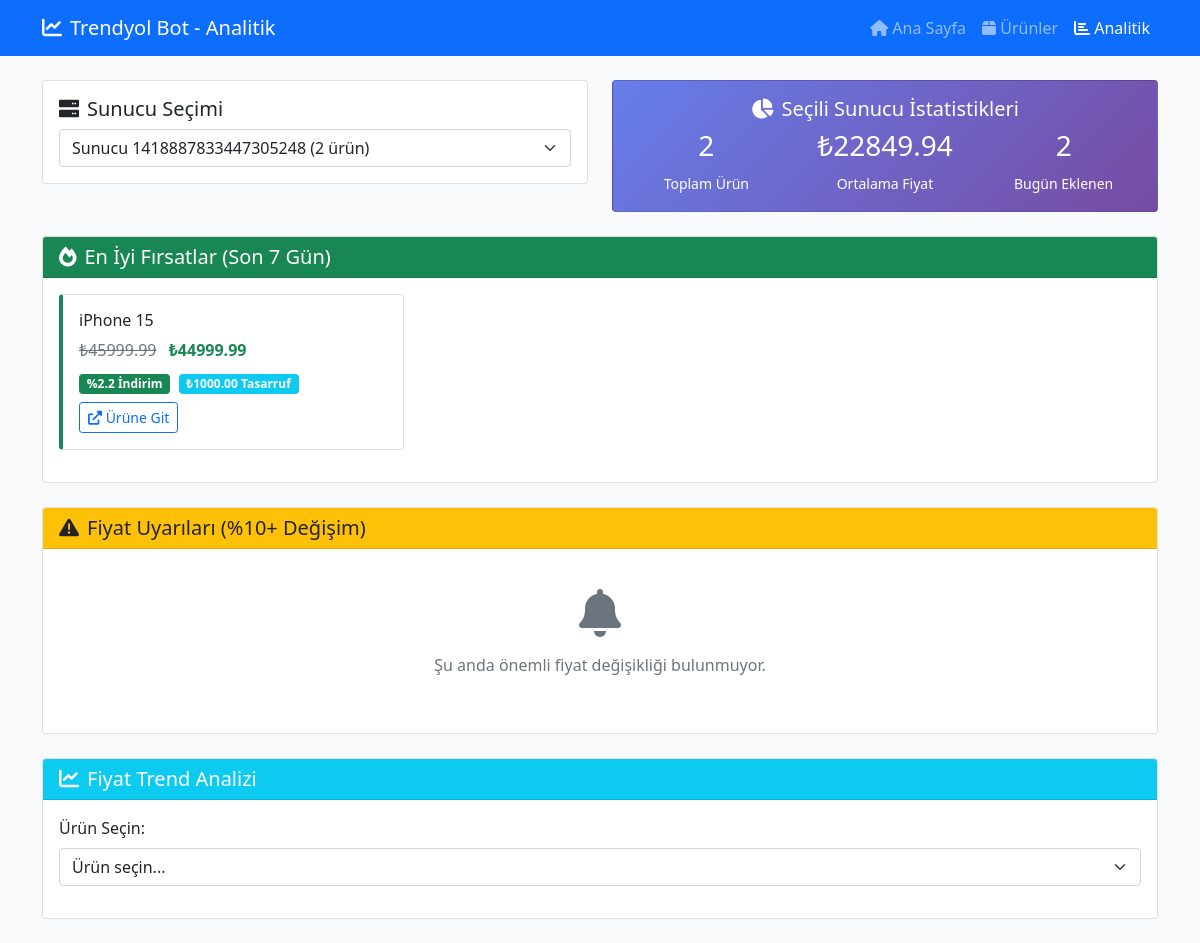
The page /analytics?guild_id=1418887833447305248 on the database its author committed.
### tables this page shows
CREATE TABLE products (
            id INTEGER PRIMARY KEY AUTOINCREMENT,
            product_id TEXT UNIQUE,
            name TEXT,
            url TEXT,
            image_url TEXT,
            current_price REAL,
            original_price REAL,
            added_at TIMESTAMP,
            last_checked TIMESTAMP,
            guild_id TEXT,
            user_id TEXT,
            channel_id TEXT
        );

### web_ui.py (the view)
@app.route('/analytics')
def analytics():
    try:
        db = get_db()
        from price_analyzer import PriceAnalyzer
        analyzer = PriceAnalyzer(db)
        guild_id = request.args.get('guild_id')
        deals = analyzer.get_best_deals(guild_id=guild_id, limit=10)
        alerts = analyzer.get_price_alerts(guild_id=guild_id, threshold=10)
        guild_stats = analyzer.get_guild_statistics(guild_id) if guild_id else {}
        all_guild_stats = db.get_all_guilds_stats()
        db.close()
        return render_template('analytics.html',
                             deals=deals,
                             alerts=alerts,
                             guild_stats=guild_stats,
                             all_guild_stats=all_guild_stats,
                             current_guild=guild_id)
    except Exception as e:
        logger.error(f"Analitik sayfası yüklenirken hata: {e}")
        return render_template('error.html', error=str(e))

### database.py (called while the page is built)
    def create_tables(self):
        self.cursor.execute('''
        CREATE TABLE IF NOT EXISTS products (
            id INTEGER PRIMARY KEY AUTOINCREMENT,
            product_id TEXT UNIQUE,
            name TEXT,
            url TEXT,
            image_url TEXT,
            current_price REAL,
            original_price REAL,
            added_at TIMESTAMP,
            last_checked TIMESTAMP,
            guild_id TEXT,
            user_id TEXT,
            channel_id TEXT
        )
        ''')
        self.cursor.execute('''
        CREATE TABLE IF NOT EXISTS price_history (
            id INTEGER PRIMARY KEY AUTOINCREMENT,
            product_id TEXT,
            price REAL,
            date TIMESTAMP,
            FOREIGN KEY(product_id) REFERENCES products(product_id)
        )
        ''')
        self.conn.commit()

    def get_all_guilds_stats(self):
        self.cursor.execute('''
        SELECT guild_id, COUNT(*) as product_count,
               MIN(added_at) as first_product,
               MAX(added_at) as last_product
        FROM products
        GROUP BY guild_id
        ORDER BY product_count DESC
        ''')
        results = self.cursor.fetchall()
        stats = []
        if results:
            for row in results:
                stats.append({
                    'guild_id': row[0],
                    'product_count': row[1],
                    'first_product': row[2],
                    'last_product': row[3]
                })
        return stats

    def close(self):
        if self.conn:
            self.conn.close()

### web_ui.py (called while the page is built)
def get_db():
    return Database()

### templates/analytics.html (shortened to what this page needs)
<!DOCTYPE html>
<html lang="tr">
<head>
    <link href="https://cdn.jsdelivr.net/npm/bootstrap@5.1.3/dist/css/bootstrap.min.css" rel="stylesheet">
    <link href="https://cdnjs.cloudflare.com/ajax/libs/font-awesome/6.0.0/css/all.min.css" rel="stylesheet">
</head>
<body class="bg-light">
    <nav class="navbar navbar-expand-lg navbar-dark bg-primary">
        <div class="container">
            <a class="navbar-brand" href="/">
                <i class="fas fa-chart-line me-2"></i>Trendyol Bot - Analitik
            </a>
            <div class="navbar-nav ms-auto">
                <a class="nav-link" href="/"><i class="fas fa-home"></i> Ana Sayfa</a>
                <a class="nav-link" href="/products"><i class="fas fa-box"></i> Ürünler</a>
                <a class="nav-link active" href="/analytics"><i class="fas fa-chart-bar"></i> Analitik</a>
            </div>
        </div>
    </nav>
    <div class="container mt-4">
        <div class="row mb-4">
            <div class="col-md-6">
                <div class="card">
                    <div class="card-body">
                        <h5 class="card-title"><i class="fas fa-server me-2"></i>Sunucu Seçimi</h5>
                        <select class="form-select" id="guildSelect" onchange="changeGuild()">
                            {% for guild in all_guild_stats %}
                            <option value="{{ guild.guild_id }}" {% if guild.guild_id == current_guild %}selected{% endif %}>
                                Sunucu {{ guild.guild_id }} ({{ guild.product_count }} ürün)
                            </option>
                            {% endfor %}
                        </select>
                    </div>
                </div>
            </div>
            <div class="col-md-6">
                <div class="card stats-card">
                    <div class="card-body text-center">
                        <h5 class="card-title"><i class="fas fa-chart-pie me-2"></i>Seçili Sunucu İstatistikleri</h5>
                        {% if guild_stats %}
                        <div class="row">
                            <div class="col-4">
                                <h3>{{ guild_stats.total_products }}</h3>
                                <small>Toplam Ürün</small>
                            </div>
                            <div class="col-4">
                                <h3>₺{{ "%.2f"|format(guild_stats.average_price) }}</h3>
                                <small>Ortalama Fiyat</small>
                            </div>
                            <div class="col-4">
                                <h3>{{ guild_stats.products_added_today }}</h3>
                                <small>Bugün Eklenen</small>
                            </div>
                        </div>
                        {% else %}
                        <p class="mb-0">Sunucu seçin veya veri bulunmuyor</p>
                        {% endif %}
                    </div>
                </div>
            </div>
        </div>
        <div class="row mb-4">
            <div class="col-12">
                <div class="card">
                    <div class="card-header bg-success text-white">
                        <h5 class="mb-0"><i class="fas fa-fire me-2"></i>En İyi Fırsatlar (Son 7 Gün)</h5>
                    </div>
                    <div class="card-body">
                        {% if deals %}
                        <div class="row">
                            {% for deal in deals %}
                            <div class="col-md-6 col-lg-4 mb-3">
                                <div class="card deal-card h-100">
                                    <div class="card-body">
                                        <h6 class="card-title">{{ deal.name[:40] }}{% if deal.name|length > 40 %}...{% endif %}</h6>
                                        <div class="mb-2">
                                            <span class="text-decoration-line-through text-muted">₺{{ "%.2f"|format(deal.old_price) }}</span>
                                            <span class="fw-bold text-success ms-2">₺{{ "%.2f"|format(deal.current_price) }}</span>
                                        </div>
                                        <div class="mb-2">
                                            <span class="badge bg-success">%{{ "%.1f"|format(deal.discount_percentage) }} İndirim</span>
                                            <span class="badge bg-info ms-1">₺{{ "%.2f"|format(deal.savings) }} Tasarruf</span>
                                        </div>
                                        <a href="{{ deal.url }}" target="_blank" class="btn btn-sm btn-outline-primary">
                                            <i class="fas fa-external-link-alt"></i> Ürüne Git
                                        </a>
                                    </div>
                                </div>
                            </div>
                            {% endfor %}
                        </div>
                        {% else %}
                        <div class="text-center text-muted py-4">
                            <i class="fas fa-shopping-cart fa-3x mb-3"></i>
                            <p>Şu anda aktif fırsat bulunmuyor.</p>
                        </div>
                        {% endif %}
                    </div>
                </div>
            </div>
        </div>
        <div class="row mb-4">
            <div class="col-12">
                <div class="card">
                    <div class="card-header bg-warning text-dark">
                        <h5 class="mb-0"><i class="fas fa-exclamation-triangle me-2"></i>Fiyat Uyarıları (%10+ Değişim)</h5>
                    </div>
                    <div class="card-body">
                        {% if alerts %}
                        <div class="row">
                            {% for alert in alerts %}
                            <div class="col-md-6 mb-3">
                                <div class="card alert-card">
                                    <div class="card-body">
                                        <h6 class="card-title">{{ alert.name[:40] }}{% if alert.name|length > 40 %}...{% endif %}</h6>
                                        <div class="mb-2">
                                            <span class="text-muted">₺{{ "%.2f"|format(alert.previous_price) }}</span>
                                            <i class="fas fa-arrow-right mx-2"></i>
                                            <span class="fw-bold">₺{{ "%.2f"|format(alert.current_price) }}</span>
                                        </div>
                                        <div class="mb-2">
                                            {% if alert.alert_type == 'increase' %}
                                            <span class="badge bg-danger">
                                                <i class="fas fa-arrow-up"></i> +%{{ "%.1f"|format(alert.change_percentage) }}
                                            </span>
                                            {% else %}
                                            <span class="badge bg-success">
                                                <i class="fas fa-arrow-down"></i> %{{ "%.1f"|format(alert.change_percentage) }}
                                            </span>
                                            {% endif %}
                                            <span class="badge bg-secondary ms-1">₺{{ "%.2f"|format(alert.change_amount|abs) }}</span>
                                        </div>
                                        <a href="{{ alert.url }}" target="_blank" class="btn btn-sm btn-outline-primary">
                                            <i class="fas fa-external-link-alt"></i> Ürüne Git
                                        </a>
                                    </div>
                                </div>
                            </div>
                            {% endfor %}
                        </div>
                        {% else %}
                        <div class="text-center text-muted py-4">
                            <i class="fas fa-bell fa-3x mb-3"></i>
                            <p>Şu anda önemli fiyat değişikliği bulunmuyor.</p>
                        </div>
                        {% endif %}
                    </div>
                </div>
            </div>
        </div>
        <div class="row mb-4">
            <div class="col-12">
                <div class="card">
                    <div class="card-header bg-info text-white">
                        <h5 class="mb-0"><i class="fas fa-chart-line me-2"></i>Fiyat Trend Analizi</h5>
                    </div>
                    <div class="card-body">
                        <div class="mb-3">
                            <label for="productSelect" class="form-label">Ürün Seçin:</label>
                            <select class="form-select" id="productSelect" onchange="loadProductTrend()">
                                <option value="">Ürün seçin...</option>
                            </select>
                        </div>
                    </div>
                </div>
            </div>
        </div>
    </div>
</body>
</html>

### templates/analytics.html (style rules this page uses)
.deal-card { border-left: 4px solid #198754; }
.stats-card { background: linear-gradient(135deg, #667eea 0%, #764ba2 100%); color: white; }

### rows shown on the page
products: name "iPhone 15", old_price "45999.99", current_price "44999.99", discount_percentage "2.2", savings "1000.00"

### other values the page prints
{{ guild_stats.total_products }} "2"
{{ "%.2f"|format(guild_stats.average_price) }} "22849.94"
{{ guild_stats.products_added_today }} "2"
